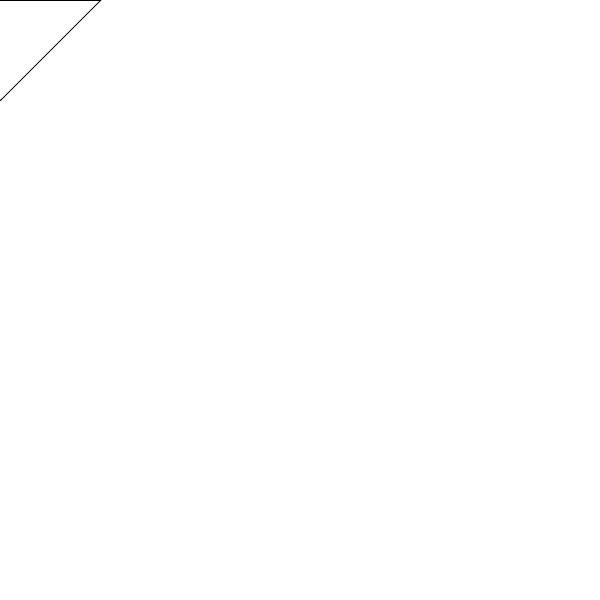
Frame 1 (no input)
Frame 60 (the mouse pressed at the canvas centre just before this capture): identical to frame 1, image omitted
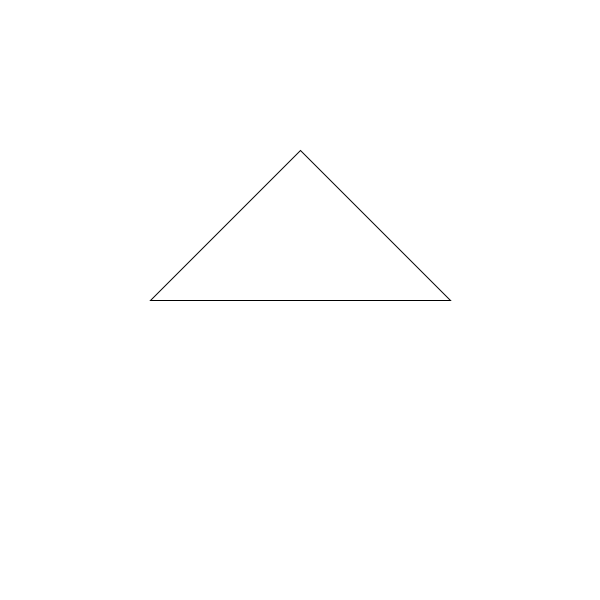
Frame 120 (the mouse held since frame 60 and released just before this capture)

The Processing sketch that drew these frames (run headless with seeded random() and noise(); from frame 60 on, the mouse is pressed at the canvas centre):

// Processing sketch: processing_166827
// ── processing_166827.pde

void setup() {
  size(600, 600);
}

void draw() {
  background(255); 
  float p1[] = { -100, 0, 1};
  float p2[] = { 0, 100, 1};
  float p3[] = {100, 0, 1};


  float tMatrix[][] = new float[3][3];
  initMatrix( tMatrix);
  
  Translate( tMatrix, mouseX, mouseY );
  
  float r = map(mouseX, 0 , width, 0,  2 * PI);
  Rotate( tMatrix, r);
  
  float s = map(mouseY, 0, height, 1, 2);
  Scale( tMatrix, s, s);

  float new_p1[] = {0,0,0 };
  float new_p2[] = {0,0,0 };
  float new_p3[] = {0,0,0 };
  
  MatVec(tMatrix, p1, new_p1);
  MatVec(tMatrix, p2, new_p2);
  MatVec(tMatrix, p3, new_p3);
  
  beginShape();
  vertex(new_p1[0], new_p1[1]);
  vertex(new_p2[0], new_p2[1]);
  vertex(new_p3[0], new_p3[1]);
  endShape(CLOSE);
  
}
void Translate(float[][] tMatrix, float x, float y) {
float[][] transMatrix = {{1,0,x},{0,1,y},{0,0,1}}; 
float[][] matIn = new float[3][3]; 
MatCopy(tMatrix, matIn);
MatMult(matIn, transMatrix, tMatrix); 
}

// Update tMatrix (transform matrix) with 
// tMatrix x scaleMatrix
void Scale(float[][] tMatrix, float x, float y) {
float[][] scaleMatrix = {{x,0,0},{0,y,0},{0,0,1}}; float[][] matIn = new float[3][3]; MatCopy(tMatrix, matIn);
MatMult(matIn, scaleMatrix, tMatrix); 
}

// Update tMatrix (transform matrix) with 
// tMatrix x rotMatrix
void Rotate(float[][] tMatrix, float r)
{ float[][] rotMatrix = {{cos(r),-sin(r),0},
{sin(r),cos(r),0},
{0,0,1}}; float[][] matIn = new float[3][3];
MatCopy(tMatrix, matIn);
MatMult(matIn, rotMatrix, tMatrix);  }

void initMatrix(float[][] m)
{ // make matrix m an identity matrix
  for (int i=0; i<3; i++) { 
    for (int j=0; j<3; j++) {
      if (i==j) m[i][j] = 1;
      else m[i][j] = 0;  
      
    }
  }
}
void MatMult(float[][] a, float[][] b, float[][] 
out)
{ // matrix out = matrix a x matrix b
  for (int i=0; i<3; i++) { 
    for (int j=0; j<3; j++) {
      float sum=0;
      for (int k=0; k<3; k++) {
        sum += a[i][k] * b[k][j];
      }
      out[i][j] = sum;
    }
  }
}
void MatVec(float[][] m, float[] v, float[] out)
{ // matrix out = matrix m x vector v
  for (int i=0; i<3; i++) { 
    float sum=0;
    for (int k=0; k<3; k++) {
      sum += m[i][k] * v[k];
    }
    out[i] = sum;
  }
}

void MatCopy(float[][] src, float[][] dst)
{ // copy matrix src to matrix dst
  for (int i=0; i<3; ++i)
    for (int j=0; j<3; ++j)
      dst[i][j] = src[i][j];
}
